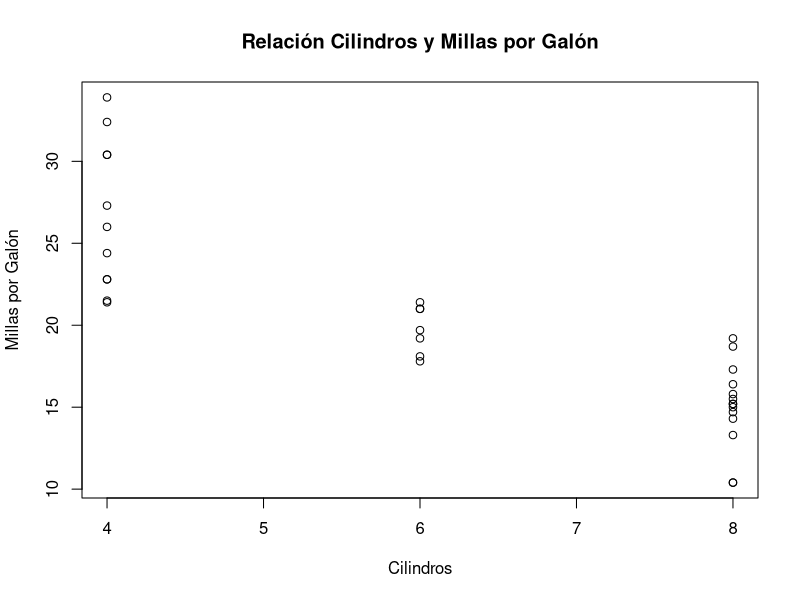
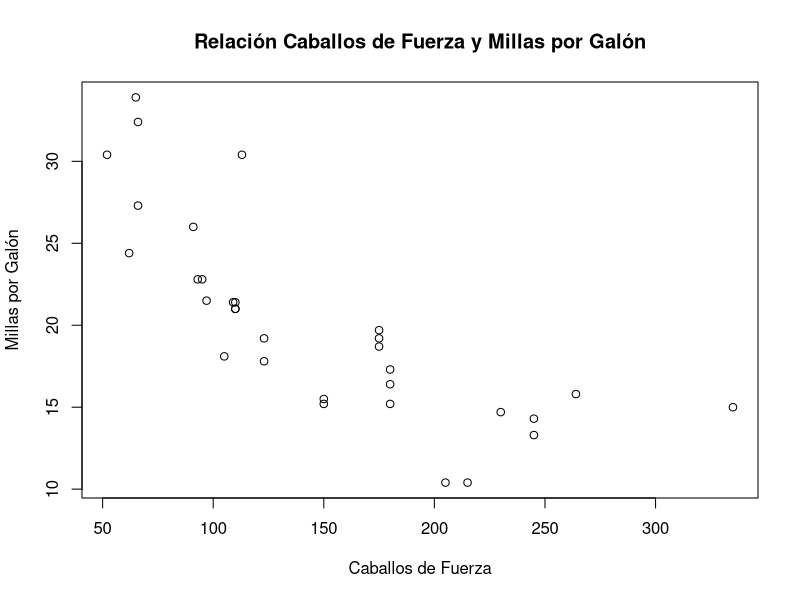

These charts were generated, in order, by the following R code: (Note: this script raises an error after producing the figures.)
#EDA Scatter plot mtcars
plot(mtcars$mpg ~ mtcars$cyl, xlab="Cilindros",
     ylab="Millas por Galón", main="Relación Cilindros y Millas por Galón")

plot(mtcars$mpg ~ mtcars$hp, xlab="Caballos de Fuerza",
     ylab="Millas por Galón", main="Relación Caballos de Fuerza y Millas por Galón")

#EDA orangeec
plot(orangeec$Unemployment ~ orangeec$Education.invest...GDP,
     xlab="Inversión Educación (%PIB)",
     ylab="Desempleo", main="Relación inversión en educación y desempleo")

plot(orangeec$GDP.PC ~ orangeec$Creat.Ind...GDP,
     xlab="Aporte economía naranja al PIB(%)",
     ylab="PIB per cápita", main="Relación economía naranja y PIB per cápita")

#histograma mtcars qplot
qplot(mtcars$hp, geom="histogram", xlab="Caballos de Fuerza",
      main="Carros según caballos de fuerza")

ggplot(mtcars, aes(x=hp))+ geom_histogram() +
  labs(x="Caballos de Fuerza", y="Cantidad de Carros",
  title="Caballos de Fuerza en Carros seleccionados") +
  theme(legend.position = "none") + 
  theme(panel.background = element_blank(), panel.grid.major = element_blank(),
        panel.grid.minor = element_blank())

ggplot(mtcars, aes(x=hp))+ geom_histogram(binwidth = 30) +
  labs(x="Caballos de Fuerza", y="Cantidad de Carros",
  title="Caballos de Fuerza en Carros seleccionados") +
  theme(legend.position = "none") + 
  theme(panel.background = element_blank(), panel.grid.major = element_blank(),
        panel.grid.minor = element_blank())

ggplot() + geom_histogram(data=mtcars, aes(x=hp), fill="blue", color="red",
                          binwidth = 20) + 
  labs(x="Caballos de Fuerza", y="Cantidad de Carros",
       title="Caballos de Fuerza en caballos seleccionados") + 
  xlim(c(80,280)) + 
  theme(legend.position = "none") + 
  theme(panel.background = element_blank(), panel.grid.major = element_blank(),
        panel.grid.minor = element_blank())


ggplot() + geom_histogram(data=orangeec, aes(x=GDP.PC), fill="blue", color="red",
                          binwidth = 2000) + 
  labs(x="pib per cápita", y="Cantidad de países",
       title="PIB per cápita en países latam") + 
  theme(legend.position = "none") + 
  theme(panel.background = element_blank(), panel.grid.major = element_blank(),
        panel.grid.minor = element_blank())


ggplot() + geom_histogram(data=orangeec, aes(x=Creat.Ind...GDP), fill="blue", color="red",
                          binwidth = 1) + 
  labs(x="Aporte economía naranja al pib(%)", y="Cantidad de países",
       title="Contribución Economía Naranja al pib en países latam") + 
  theme(legend.position = "none") + 
  theme(panel.background = element_blank(), panel.grid.major = element_blank(),
        panel.grid.minor = element_blank())

ggplot() + geom_histogram(data=orangeec, aes(x=Internet.penetration...population), fill="red", color="yellow",
                          binwidth = 5) + 
  scale_x_continuous(breaks = seq(40, max(100), 5))+
  labs(x="Penetración internet(%)población", y="Cantidad de países",
       title="Penetración de internet en países latam") + 
  theme(legend.position = "none") + 
  theme(panel.background = element_blank(), panel.grid.major = element_blank(),
        panel.grid.minor = element_blank())

#boxplot
boxplot(mtcars$hp, ylab="Caballos de Fuerza",
        main="Caballos de Fuerza en carros mtcars")
#
ggplot(mtcars, aes(x=as.factor(cyl), y=hp, fill=cyl)) + 
  geom_boxplot(alpha=0.6) + 
  labs(x="cilindros", y="caballos de fuerza",
       title="Caballos de Fuerza según cilindros en mtcars") + 
  theme(legend.position = "none") + 
  theme(panel.background = element_blank(), panel.grid.major = element_blank(),
        panel.grid.minor = element_blank())

ggplot(mtcars, aes(x=am, y=mpg, fill=am))+
  geom_boxplot() + 
  labs(x="Tipo de caja", y="Millas por galón",
       title="Millas por galón según tipo de caja-mtcars")+
  theme(legend.position = "none") + 
  theme(panel.background = element_blank(), panel.grid.major = element_blank(),
        panel.grid.minor = element_blank())

mtcars$am <- factor(mtcars$am, levels=c(1,0), labels=c("Manual", "Automático"))


economy <- mean(orangeec$GDP.PC)
economy

#
orangeec <- orangeec %>%
  mutate(Strong_economy = ifelse(GDP.PC < economy,
                                 "Por debajo promedio pib per cápita",
                                 "Sobre-Arriba promedio pib per cápita"))

#
ggplot(orangeec, aes(x=Strong_economy, y=Creat.Ind...GDP,
                     fill=Strong_economy))+
  geom_boxplot(alpha=0.4) + 
  labs(x="Tipo de país", y="Aporte economía naranja al pib",
       title="Aporte economía naranja al pib países latam con alto y bajo pib
       per cápita") +
  theme(legend.position = "none") + 
  theme(panel.background = element_blank(), panel.grid.major = element_blank(),
        panel.grid.minor = element_blank())


ggplot(orangeec, aes(x=Strong_economy, y=Internet.penetration...population,
                     fill=Strong_economy))+
  geom_boxplot(alpha=0.4) + 
  labs(x="Tipo de país", y="Penetración de Internet(%)",
       title="Penetración de Internet en países latam con alto y bajo pib
       per cápita") +
  theme(legend.position = "none") + 
  theme(panel.background = element_blank(), panel.grid.major = element_blank(),
        panel.grid.minor = element_blank())

#scatter plot con ggplot en mtcars - dos variables
ggplot(mtcars, aes(hp, mpg)) + 
  geom_point() + 
  labs(x="Caballos de Fuerza", y="Millas por Galón",
       title="Relación caballos de fuerza y millas por galón") + 
  theme(legend.position = "none") + 
  theme(panel.background = element_blank(), panel.grid.major = element_blank(),
        panel.grid.minor = element_blank())

#
ggplot(mtcars, aes(wt, hp)) + 
  geom_point() + 
  labs(x="Peso", y="Potencia",
       title="Relación peso-potencia") + 
  theme(legend.position = "none") + 
  theme(panel.background = element_blank(), panel.grid.major = element_blank(),
        panel.grid.minor = element_blank())

#
ggplot(mtcars, aes(hp,qsec)) + 
  geom_point(aes(color=am, size=cyl)) + 
  labs(x="Caballos de Fuerza", y="Tiempo en 1/4 milla",
       title="Caballos-velocidad según cilindraje y tipo de caja")

#
ggplot(orangeec, aes(Internet.penetration...population,Creat.Ind...GDP)) + 
  geom_point(aes(color=factor(Strong_economy), size=GDP.Growth..)) + 
  labs(x="Penetración Internet", y="Aporte economía naranja PIB",
       title="Internet y aporte economía naranja según economía y crecimiento pib")

ggplot(orangeec, aes(Education.invest...GDP,Unemployment)) + 
  geom_point(aes(color=factor(Strong_economy), size=X..pop.below.poverty.line)) + 
  labs(x="Inversión en Educación", y="Desempleo",
       title="Relación de inversión y Desempleo según economía y nivel de pobreza.")